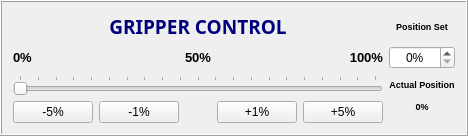
            <widget class="QFrame" name="gripper_frame">
             <property name="frameShape">
              <enum>QFrame::Box</enum>
             </property>
             <property name="frameShadow">
              <enum>QFrame::Raised</enum>
             </property>
             <layout class="QGridLayout" name="gridLayout_6">
              <item row="0" column="6">
               <widget class="QLabel" name="gripper_labelset">
                <property name="text">
                 <string>&lt;html&gt;&lt;head/&gt;&lt;body&gt;&lt;p&gt;&lt;span style=&quot; font-size:7pt; font-weight:600;&quot;&gt;Position Set&lt;/span&gt;&lt;/p&gt;&lt;/body&gt;&lt;/html&gt;</string>
                </property>
                <property name="alignment">
                 <set>Qt::AlignCenter</set>
                </property>
               </widget>
              </item>
              <item row="3" column="0" rowspan="2">
               <widget class="QPushButton" name="gripper_pushbutton1">
                <property name="cursor">
                 <cursorShape>PointingHandCursor</cursorShape>
                </property>
                <property name="text">
                 <string>-5%</string>
                </property>
               </widget>
              </item>
              <item row="1" column="5">
               <widget class="QLabel" name="gripper_label100">
                <property name="text">
                 <string>&lt;html&gt;&lt;head/&gt;&lt;body&gt;&lt;p&gt;&lt;span style=&quot; font-size:10pt; font-weight:600;&quot;&gt;100%&lt;/span&gt;&lt;/p&gt;&lt;/body&gt;&lt;/html&gt;</string>
                </property>
                <property name="alignment">
                 <set>Qt::AlignRight|Qt::AlignTrailing|Qt::AlignVCenter</set>
                </property>
               </widget>
              </item>
              <item row="2" column="6">
               <widget class="QLabel" name="gripper_labelact">
                <property name="text">
                 <string>&lt;html&gt;&lt;head/&gt;&lt;body&gt;&lt;p&gt;&lt;span style=&quot; font-size:7pt; font-weight:600;&quot;&gt;Actual Position&lt;/span&gt;&lt;/p&gt;&lt;/body&gt;&lt;/html&gt;</string>
                </property>
                <property name="alignment">
                 <set>Qt::AlignCenter</set>
                </property>
               </widget>
              </item>
              <item row="3" column="1" rowspan="2">
               <widget class="QPushButton" name="gripper_pushbutton2">
                <property name="cursor">
                 <cursorShape>PointingHandCursor</cursorShape>
                </property>
                <property name="text">
                 <string>-1%</string>
                </property>
               </widget>
              </item>
              <item row="1" column="6">
               <widget class="QDoubleSpinBox" name="gripper_spinbox">
                <property name="alignment">
                 <set>Qt::AlignCenter</set>
                </property>
                <property name="accelerated">
                 <bool>false</bool>
                </property>
                <property name="suffix">
                 <string>%</string>
                </property>
                <property name="decimals">
                 <number>0</number>
                </property>
                <property name="minimum">
                 <double>0.000000000000000</double>
                </property>
                <property name="maximum">
                 <double>100.000000000000000</double>
                </property>
               </widget>
              </item>
              <item row="3" column="5" rowspan="2">
               <widget class="QPushButton" name="gripper_pushbutton4">
                <property name="cursor">
                 <cursorShape>PointingHandCursor</cursorShape>
                </property>
                <property name="text">
                 <string>+5%</string>
                </property>
               </widget>
              </item>
              <item row="1" column="0">
               <widget class="QLabel" name="gripper_label0_2">
                <property name="text">
                 <string>&lt;html&gt;&lt;head/&gt;&lt;body&gt;&lt;p&gt;&lt;span style=&quot; font-size:10pt; font-weight:600;&quot;&gt;0%&lt;/span&gt;&lt;/p&gt;&lt;/body&gt;&lt;/html&gt;</string>
                </property>
               </widget>
              </item>
              <item row="3" column="4" rowspan="2">
               <widget class="QPushButton" name="gripper_pushbutton3">
                <property name="cursor">
                 <cursorShape>PointingHandCursor</cursorShape>
                </property>
                <property name="text">
                 <string>+1%</string>
                </property>
               </widget>
              </item>
              <item row="2" column="0" colspan="6">
               <widget class="QSlider" name="gripper_slider">
                <property name="cursor">
                 <cursorShape>SizeHorCursor</cursorShape>
                </property>
                <property name="minimum">
                 <number>0</number>
                </property>
                <property name="maximum">
                 <number>100</number>
                </property>
                <property name="singleStep">
                 <number>1</number>
                </property>
                <property name="value">
                 <number>0</number>
                </property>
                <property name="orientation">
                 <enum>Qt::Horizontal</enum>
                </property>
                <property name="tickPosition">
                 <enum>QSlider::TicksAbove</enum>
                </property>
                <property name="tickInterval">
                 <number>5</number>
                </property>
               </widget>
              </item>
              <item row="1" column="2" colspan="2">
               <widget class="QLabel" name="gripper_label0">
                <property name="text">
                 <string>&lt;html&gt;&lt;head/&gt;&lt;body&gt;&lt;p&gt;&lt;span style=&quot; font-size:10pt; font-weight:600;&quot;&gt;50%&lt;/span&gt;&lt;/p&gt;&lt;/body&gt;&lt;/html&gt;</string>
                </property>
                <property name="alignment">
                 <set>Qt::AlignCenter</set>
                </property>
               </widget>
              </item>
              <item row="3" column="6">
               <widget class="QLabel" name="gripper_labelactvalue">
                <property name="text">
                 <string>&lt;html&gt;&lt;head/&gt;&lt;body&gt;&lt;p&gt;&lt;span style=&quot; font-size:7pt; font-weight:600;&quot;&gt;0%&lt;/span&gt;&lt;/p&gt;&lt;/body&gt;&lt;/html&gt;</string>
                </property>
                <property name="alignment">
                 <set>Qt::AlignCenter</set>
                </property>
               </widget>
              </item>
              <item row="0" column="0" colspan="6">
               <widget class="QLabel" name="gripper_label">
                <property name="font">
                 <font>
                  <family>BankGothic Md BT</family>
                  <pointsize>13</pointsize>
                  <weight>75</weight>
                  <italic>false</italic>
                  <bold>true</bold>
                  <underline>false</underline>
                  <strikeout>false</strikeout>
                  <kerning>true</kerning>
                 </font>
                </property>
                <property name="text">
                 <string>&lt;html&gt;&lt;head/&gt;&lt;body&gt;&lt;p&gt;&lt;span style=&quot; font-size:14pt; font-weight:600; color:#00007f;&quot;&gt;GRIPPER CONTROL&lt;/span&gt;&lt;/p&gt;&lt;/body&gt;&lt;/html&gt;</string>
                </property>
                <property name="alignment">
                 <set>Qt::AlignCenter</set>
                </property>
               </widget>
              </item>
             </layout>
            </widget>
